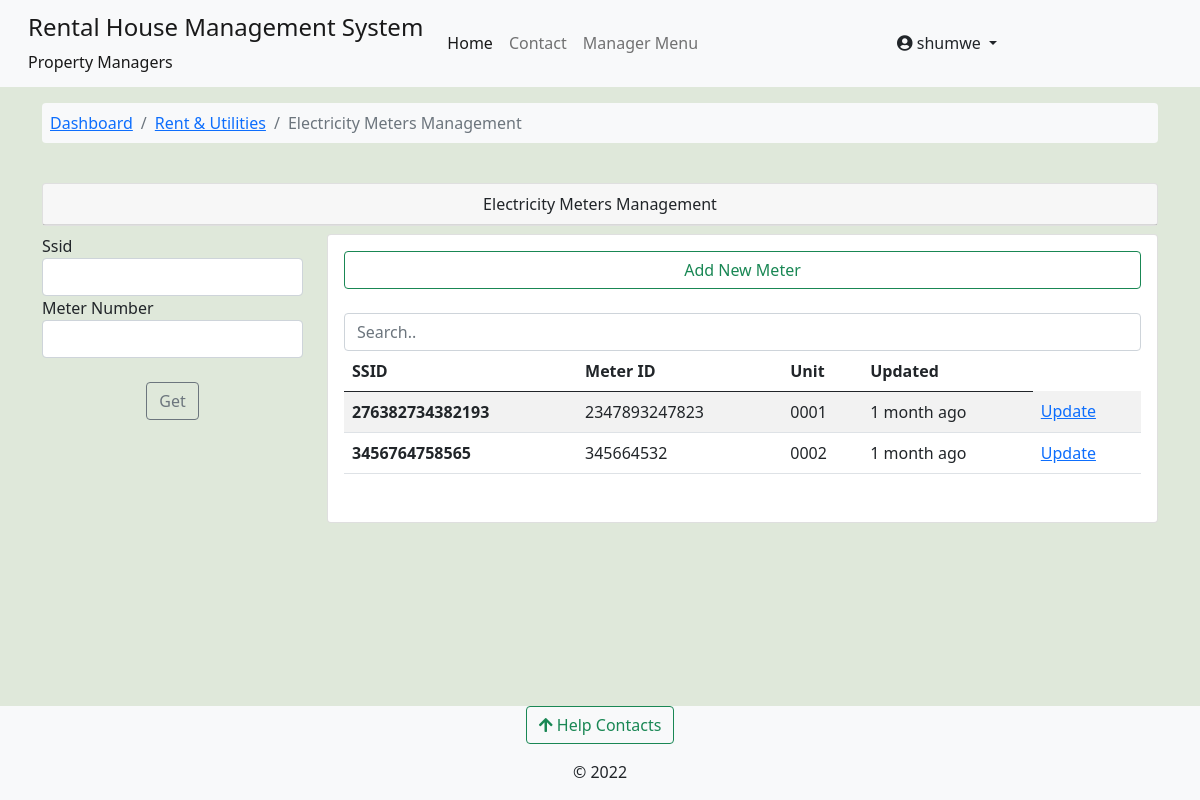
Page /rent-and-utility/electricity_meter_management/niagra-bumnsd-sd-djks/ (signed in) on the committed database.
### accounts/models.py (models this page shows, shortened)
class User(AbstractUser):
    avatar = models.ImageField(upload_to=get_avatar_path, default='no-avatar.png')
    is_verified = models.BooleanField(default=False)
    is_tenant = models.BooleanField(default=False)
    is_manager = models.BooleanField(default=False)

### utilities/models.py (models this page shows, shortened)
class ElectricityMeter(models.Model):
    number = models.CharField(max_length=20, unique=True)
    ssid = models.CharField(max_length=20, null=True, blank=True)
    unit = models.OneToOneField(
        RentalUnit, on_delete=models.CASCADE, related_name='electricity_meters')
    created = models.DateTimeField(default=datetime.now)
    updated = models.DateTimeField(auto_now=True)

### rental_property/models.py (models this page shows, shortened)
class RentalUnit(models.Model):
    MAINTANANCE_STATUS_CHOICES = [
        ('nm', 'Unchechecked Report'),
        ('ip', 'Initiating Inspection'),
        ('ir', 'Maintanance In Progress'),
        ('op', 'No Active Reports'),
        ('rm', 'Remove'),
    ]
    STATUS_CHOICES = [
        ('occupied', 'Currently Occupied'),
        ('ready', 'Ready To Move In'),
        ('hold', 'On Hold'),
        ('maintanance', 'Under Maintanance'),
    ]
    building = models.ForeignKey(Building, on_delete=models.CASCADE)
    unit_type = models.ForeignKey(UnitType, on_delete=models.CASCADE)
    added_by = models.ForeignKey(User, on_delete=models.CASCADE)
    unit_number = models.CharField(max_length=50)
    slug = models.SlugField(max_length=50, unique=True, blank=True, null=True, help_text='This field is autogenerated')
    bathrooms = models.PositiveIntegerField()
    bedrooms = models.PositiveIntegerField()
    dimension = models.CharField(max_length=50)
    kitchen = models.BooleanField(default=True)
    status = models.CharField(max_length=20, choices=STATUS_CHOICES,default='ready')
    maintanance_status = models.CharField(max_length=6, choices=MAINTANANCE_STATUS_CHOICES, default='op')
    total_occupants = models.PositiveIntegerField(help_text="Number of people in the unit", null=True, blank=True)
    water_available = models.BooleanField(default=True)
    rent_amount = models.DecimalField(decimal_places=2, max_digits=9, null=True, blank=True)
    electricity_available = models.BooleanField(default=True)
    added = models.DateTimeField(default=datetime.now)
    updated = models.DateTimeField(auto_now=True)
    class Meta:
        unique_together = ('building', 'unit_number')
        verbose_name_plural = 'Rental Houses'
    def __str__(self):
        return f"{self.unit_number} - {self.building}"

### utilities/views.py (the view)
# urls.py: path('electricity_meter_management/<slug:building_slug>/', views.electricity_meter_management, name='electricity_meter_management'),
@login_required
def electricity_meter_management(request, building_slug):
    building = Building.objects.get(slug=building_slug)
    electricity_meters = ElectricityMeter.objects.filter(unit__building=building)
    meter_filter = ElectricityMetersFilter(request.GET, queryset=electricity_meters)
    if request.method == 'POST':
        electricity_meter_add_form = NewElectricityMeterForm(building, request.POST)
        if electricity_meter_add_form.is_valid():
            electricity_meter_add_form.save()
            messages.success(request, 'Electricity meter added')
            return HttpResponseRedirect("")
    else:
        electricity_meter_add_form = NewElectricityMeterForm(building)
    context = {'building':building,'electricity_meters':meter_filter,'electricity_meter_add_form':electricity_meter_add_form}
    return render(request, 'utilities_and_rent/electricity_meters.html', context)

### utilities/forms.py
class NewElectricityMeterForm(forms.ModelForm):
    def __init__(self, building, *args, **kwargs):
        super(NewElectricityMeterForm,self).__init__(*args, **kwargs)
        self.fields['unit'].queryset = RentalUnit.objects.filter(building=building,electricity_meters=None)
    class Meta:
        model = ElectricityMeter
        fields = ['number', 'ssid', 'unit']

### complaints/context_processors.py (called while the page is built)
def get_contacts(request):
    user = request.user
    if user.is_authenticated:
        if user.is_tenant:
            tenant = Tenants.objects.get(associated_account=user)
            building = Building.objects.get(id=tenant.rented_unit.building_id)
            contacts = HelpContacts.objects.filter(associated_building=building)
            return dict(contacts=contacts)
        elif user.is_manager:
            contacts = HelpContacts.objects.all()
            return dict(contacts=contacts)
        else:
            contacts = HelpContacts.objects.filter(make_publicly_available=True)
            return dict(contacts=contacts)
    else:
        contacts = HelpContacts.objects.filter(make_publicly_available=True)
        return dict(contacts=contacts)

### rental_property/context_processors.py (called while the page is built)
def my_managed_buildings(request):
    user_instance = request.user
    if user_instance.is_authenticated:
        manager_instance = Managers.objects.filter(associated_account=user_instance)[:1]
        managed_buildings = Building.objects.filter(manager=manager_instance)
        return dict(managed_buildings=managed_buildings)
    else:
        return {'False': False,}

### rental_property/models.py (called while the page is built)
    def __str__(self):
        return f"{self.name}"

### utilities/templates/utilities_and_rent/electricity_meters.html (shortened to what this page needs)
{% extends 'base.html' %}
{% load humanize %}
{% load crispy_forms_tags %}
{% block content %}
<nav class="container mt-3">
  <ol class="breadcrumb bg-light p-2 rounded-2">
      <li class="breadcrumb-item "><a href="{% url 'building-dashboard' building.slug %}">Dashboard</a></li>
      <li class="breadcrumb-item"><a href="{% url 'rent-and-utilities' building.slug %}">Rent & Utilities </a></li>
      <li class="breadcrumb-item active">Electricity Meters Management</li>
  </ol>
</nav>
<section class="container" style="margin-top:2%; margin-bottom:4%;">
    <div class="row justify-content-center">
        <div class="container">
          <div class="container card p-0 mb-2">
            <div class="card-header text-center w-100">
              Electricity Meters Management
            </div>
        </div>
            <div class="row">
              <div class="col-sm-3">
                <form method='get'>
                    {{electricity_meters.form|crispy }}
                    <br>
                        <div class="form-group text-center">
                            <button class="btn btn-outline-secondary" type="submit">Get</button>
                        </div>
                </form>
              </div>
              <div class="col-sm-9">
                <div class="row">
                  <div class="col-sm-12">
                      <div class="card card-body">
                        <div class="btn-group" role="group" aria-label="Start new electric billing cycle ">
                            <button type="button" class="btn btn-outline-success" data-bs-toggle="modal" data-bs-target="#electricityMeterBackdrop">Add New Meter</button>
                          </div>
                          <input class="form-control" id="myInput" type="text" placeholder="Search..">
                          <div class="table-responsive">
                        <table class="table table-striped table-hover">
                          <caption></caption>
                            <thead>
                              <tr>
                                <th scope="col"> SSID </th>
                                <th scope="col">Meter ID</th>
                                <th scope="col"> Unit </th>
                                <th scope="col"> Updated </th>
                              </tr>
                            </thead>
                            <tbody id='ourTable'>
                        {% for meter in electricity_meters.qs %}
                        <tr>
                          <th scope="row"> {{meter.ssid}} </th>
                            <td > {{meter.number}} </th>
                            <td> {{meter.unit.unit_number}}</td>
                            <td> {{meter.updated|naturaltime}}</td>
                            <td> <a href="{% url 'electricity_meter_update' building.slug meter.ssid %}">
                              Update </a>
                        {% endfor %}
                          </tbody>
                          </table>
                        </div>
                      </div>
                </div>
              </div>
            </div>
          </div>
        </div>
    </section>
{% endblock %}

### templates/base.html (shortened to what this page needs)
{% load static %}
{% load i18n %}
<!doctype html>
<html lang="en">
  <head>
    <link href="https://cdn.jsdelivr.net/npm/bootstrap@5.0.2/dist/css/bootstrap.min.css" rel="stylesheet">
    <link type="text/css" href="{% static 'css/main.css' %}" rel="stylesheet">
    <link rel="stylesheet" href="https://cdnjs.cloudflare.com/ajax/libs/font-awesome/4.7.0/css/font-awesome.min.css">
    <link rel="stylesheet" href="https://pro.fontawesome.com/releases/v5.11.2/css/all.css">
  </head>
  <body class="d-flex flex-column min-vh-100" style="background-color: #dfe8da;">
    <nav class="navbar navbar-expand-lg navbar-light bg-light" aria-label="main-nav">
        <div class="container-fluid">
          <a class="navbar-brand align" href="#">
                <div class="d-flex">
                    <div class="ms-3 d-flex flex-column">
                        <div class="h4">Rental House Management System </div>
                        <div class="fs-6">Property Managers</div>
                    </div>
                </div>
            </a>
            <div class="collapse navbar-collapse" id="mynav">
                <ul class="navbar-nav mb-lg-0">
                    <li class="nav-item"> <a class="nav-link active" aria-current="page" href="{% url 'operational-buildings' %}">Home</a> </li>
                    <li class="nav-item"> <a class="nav-link" aria-current="page" href="{% url 'core:contact' %}">Contact</a> </li>
                    {% if user.is_manager %}
                    <li class="nav-item"> <a class="nav-link" data-bs-toggle="offcanvas" href="#hrmsCanvas" role="button" aria-controls="hrmsCanvas">Manager Menu</a> </li>
                    {% endif %}
                </ul>
                </div>
                {% if request.user.is_authenticated %}
                <div class="collapse navbar-collapse" id="mynav">
                  <div class="dropdown">
                    <a href="#" class="btn dropdown-toggle" type="button" id="dropdownMenuButton" data-bs-toggle="dropdown" aria-haspopup="true" aria-expanded="false">
                      <em class="fas fa-user-circle"></em> {{ request.user.username }}
                    </a>
                  </div>
                </div>
                {% endif %}
            </div>
    </nav>
    {% block content %}	{% endblock content%}
    <footer class="mt-auto bg-light">
      <div class="mb-3 text-center">
      <button class="btn btn-outline-success" type="button" data-bs-toggle="offcanvas" data-bs-target="#contactsOffcanvas" aria-controls="contactsOffcanvas"><em class="fas fa-arrow-upfas fa-arrow-up"></em> Help Contacts</button>
      </div>
      <div>
        <p class="text-center ">&copy; 2022</p>
  </footer>
  </body>
</html>

### staticfiles/css/main.css (style rules this page uses)
:root { --header-height: 3rem; --nav-width: 68px; --first-color-light: #AFA5D9; --white-color: #F7F6FB; --body-font: 'Nunito', sans-serif; --normal-font-size: 1rem; --z-fixed: 100 }

### rows in the picture
User: user.username "shumwe"
ElectricityMeter: ssid "276382734382193", number "2347893247823", unit.unit_number "0001", updated "1 month ago"
ElectricityMeter: ssid "3456764758565", number "345664532", unit.unit_number "0002", updated "1 month ago"
